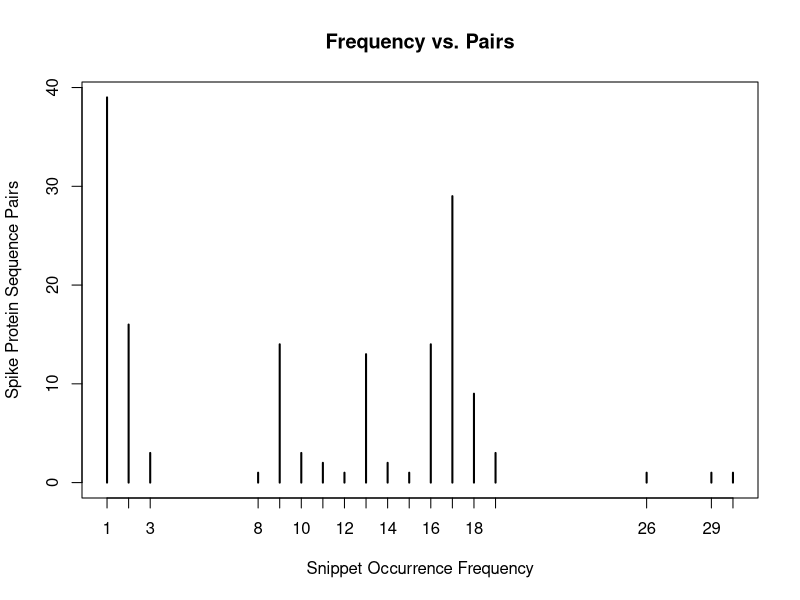
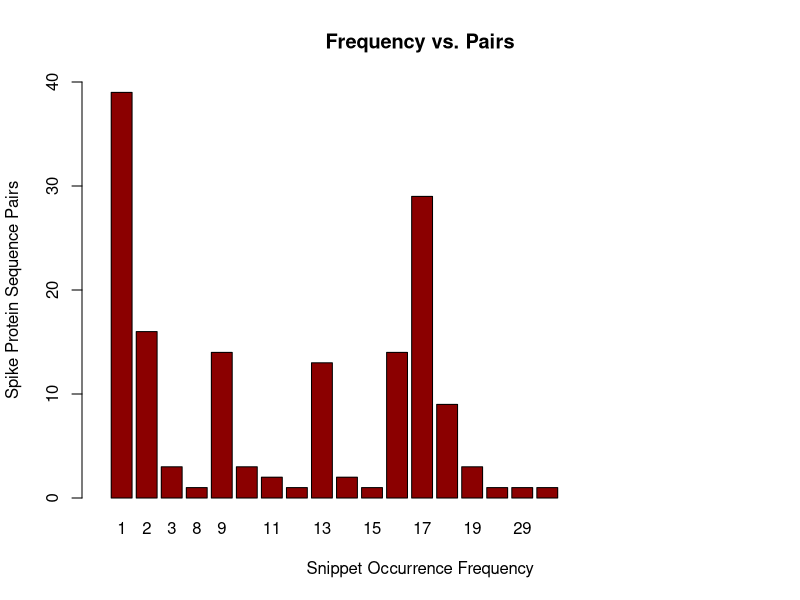
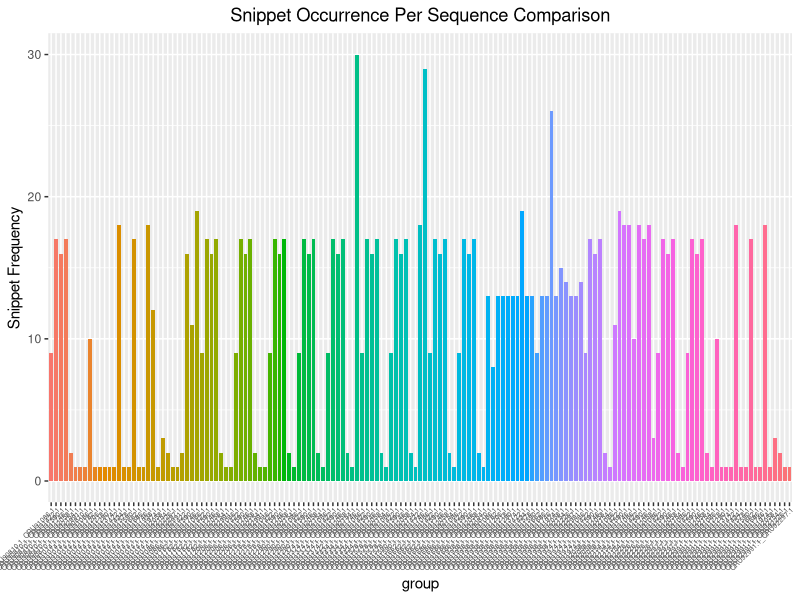
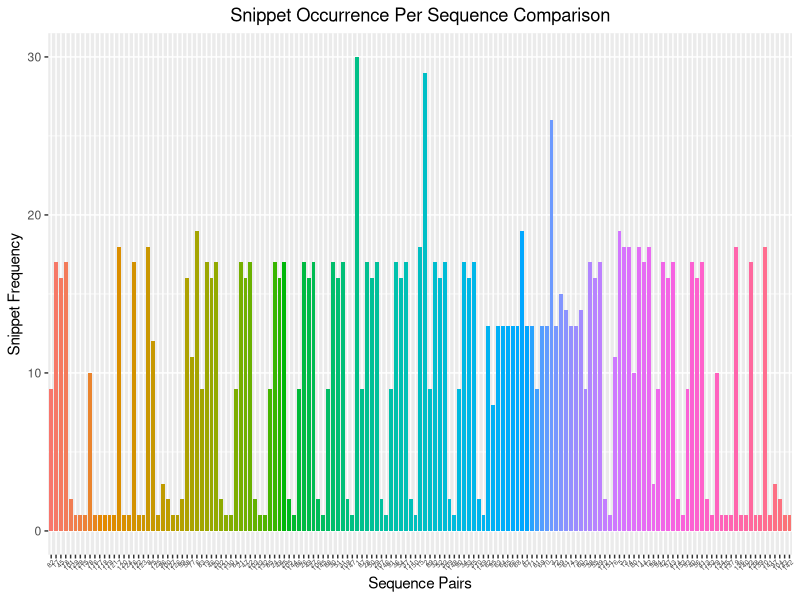

R code for these plots, in order: (Note: this script raises an error after producing the figures.)
# DESCRIPTION ######################
# file name: plot_22_sequence_snippets.R
# Purpose: Data visualization.
# Note: This could be used for an arbitrarily long file. However, the 
# plots would become very big.
# This description was written and the file pushed to GitHub on April 23, 2021
##

# IMPORT PACKAGES #############################
# import ggplot2 data visualization library for plotting
# import data.table for enhanced data storage capabilities

library(data.table)
library(ggplot2)

# GET AND STORE DATA #############################

# Get the main file and read it

snippets <- read.csv(file = '22_snippet_occurrences.csv')

# look at a "sneak peak" of the file, 
# to see what it looks like

head(snippets)

# make a table where column names are numbered according to number of snippets,
# and the row entry for each column is the number of S protein sequence pairs
# that have the number of snippets corresponding to a column.
# That is, if 1 is the name of the column and 39 is the number in the first 
# and only row beneath it, then the number of sequence pairs with 1 snippet
# occurrence is 39. That is, in 39 out of 154 pairs of aligned 
# amino acid (AA) sequences, 
# there is just 1 instance of a mismatch, or snippet occurrence in the 
# compared AA sequences.

snippet_table <- table(snippets$AA_MISMATCHES)

print(snippet_table)

numberIDs <- length(snippets$SEQUENCE_PAIRS)
print(numberIDs)
        
# get data and organize it as a data frame
df <- data.frame(group = c(rep(snippets$SEQUENCE_PAIRS)),
                 values = snippets$AA_MISMATCHES)

# another way to get data, with x-values being the 1st, 2nd, ..., nth id in file
# as the x-values.
# get data and organize it as a data frame
dfTwo <- data.frame(group = c(seq(1, numberIDs, 1)),
                 values = snippets$AA_MISMATCHES)

# PLOT ################################################
# Plotting the snippet table. Basic plot. Numbers along the x-axis
# correspond to the columns, and y-values to row entries for each column in
# the snippet_table above.
plot(snippet_table,
     main="Frequency vs. Pairs",
     xlab="Snippet Occurrence Frequency",
     ylab="Spike Protein Sequence Pairs")

# a slightly more aesthetic visualization with title and x-, y-labels.
barplot(snippet_table,
        col='dark red',
        main="Frequency vs. Pairs",
        xlab="Snippet Occurrence Frequency", 
        ylab="Spike Protein Sequence Pairs",
        xlim=c(0,30),
        ylim=c(0,40)
)

print(length(snippets$SEQUENCE_PAIRS))
print(length(numberIDs))

# using ggplots2 library, plot with x-labels being the accession ID pairs
ggplot(df) + 
        geom_bar(aes(group, values, fill = group), stat = "identity", width = .8) +
        ylab("Snippet Frequency") +
        ylab("Snippet Frequency") +
        ggtitle("Snippet Occurrence Per Sequence Comparison") +
        theme(legend.position = "none", 
              axis.text.x = element_text(angle = 45,
                                         hjust = 1,
                                         size = 5,
                                         margin = margin(r=0)),
              plot.title = element_text(hjust = 0.5))

# another plot, barplot, trying numeric representation of accession data
ggplot(df) + 
        geom_bar(aes(group, values, fill = group), stat = "identity", width = .8) +
        ylab("Snippet Frequency") +
        scale_x_discrete(name="Sequence Pairs",
                         breaks = snippets$SEQUENCE_PAIRS,
                         labels= 1 : numberIDs) +
        ggtitle("Snippet Occurrence Per Sequence Comparison") +
        theme(legend.position = "none", 
              axis.text.x = element_text(angle = 45,
                                         hjust = 1,
                                         size = 5,
                                         margin = margin(r=0)),
              plot.title = element_text(hjust = 0.5))

rlang::last_error()

# try using graphics devices (png) to set the exact width and height of the image

# (5) another plot
ggplot(dfTwo) +
        geom_bar(aes(group, values, fill = group), stat = "identity", width = .8) +
        ylab("Snippet Frequency") +
        xlab("Sequence Pairs") +
        scale_x_continuous(breaks = pretty(1 : numberIDs, n=153)) +
        ggtitle("Snippet Occurrence Per Sequence Comparison") +
        theme(legend.position = "none",
              axis.text.x = element_text(angle = 45,
                                         hjust = 1,
                                         size = 6,
                                         margin = margin(r=0)),
              plot.title = element_text(hjust = 0.5))


rlang::last_error()

# SUPPLEMENTARY DATA VISUALIZATION TOOLS ######################

# Build a table that maps the accession ID pairs to the plots

barplotFrame <- data.frame('accession_id_pair'=snippets$SEQUENCE_PAIRS,
                           'x_axis_tick'=1:numberIDs)

print(barplotFrame)
# LAST THINGS #################################################

# clean environment
rm(list = ls()) 

# Detach packages
detach("Package:ggplot2", unload = TRUE)
detach("package:data.table", unload = TRUE)

# Remove plots
dev.off()

# Clean console
cat("\014")
# END #########################

